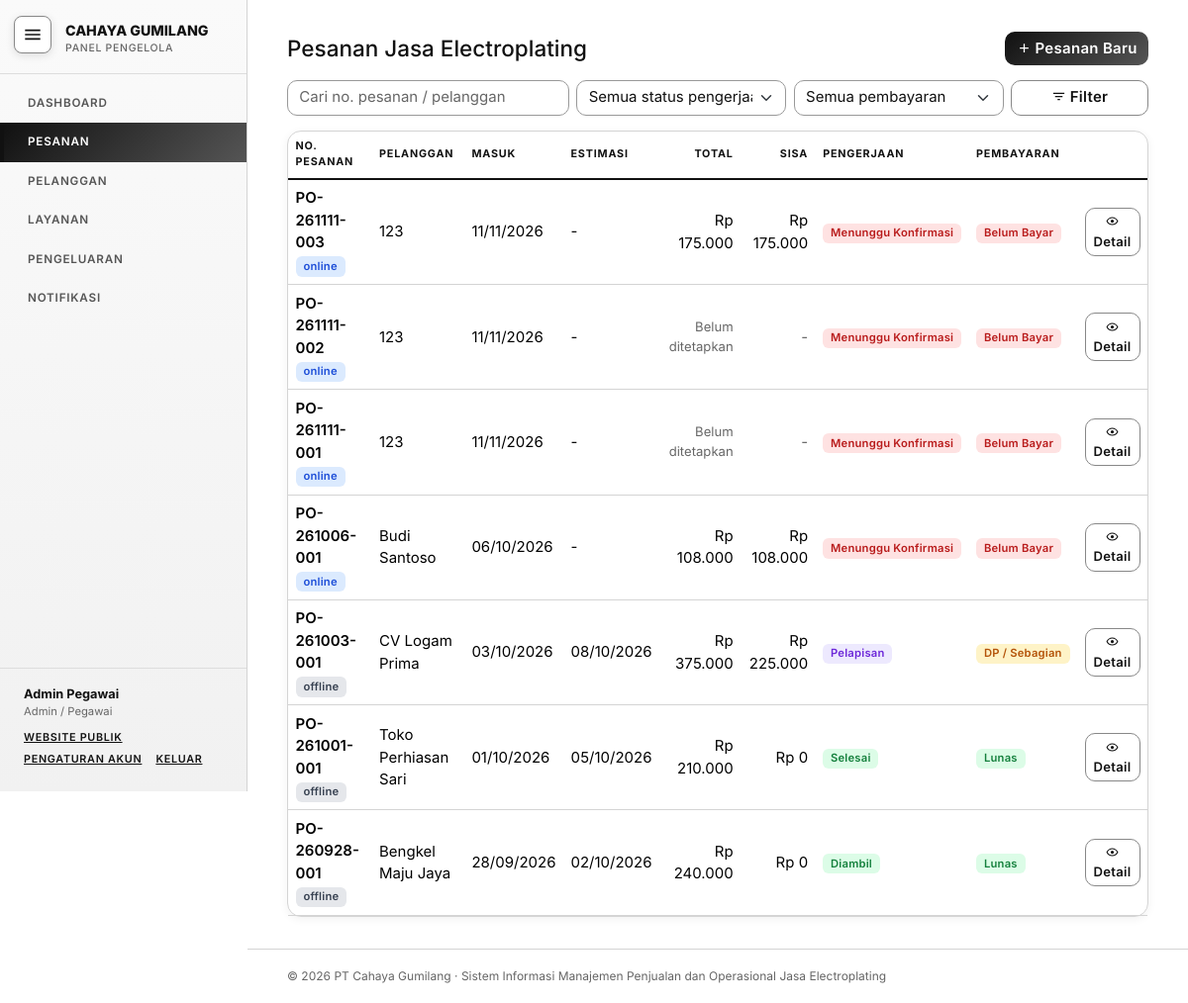
Page /pesanan.php (signed in) on the committed database.
### tables this page shows
CREATE TABLE `pesanan` (
  `id_pesanan` int(11) NOT NULL,
  `no_pesanan` varchar(20) NOT NULL,
  `id_pelanggan` int(11) NOT NULL,
  `id_user` int(11) NOT NULL,
  `sumber` enum('offline','online') NOT NULL DEFAULT 'offline',
  `tgl_masuk` date NOT NULL,
  `tgl_estimasi` date DEFAULT NULL,
  `tgl_selesai` date DEFAULT NULL,
  `tgl_diambil` date DEFAULT NULL,
  `total_biaya` decimal(14,2) NOT NULL DEFAULT 0.00,
  `status` enum('menunggu','diterima','pembersihan','perendaman_hcl','pembilasan','pelapisan','selesai','diambil') NOT NULL DEFAULT 'diterima',
  `status_bayar` enum('belum','dp','lunas') NOT NULL DEFAULT 'belum',
  `metode_bayar` enum('tunai','transfer','qris') DEFAULT NULL,
  `catatan` varchar(255) DEFAULT NULL,
  `created_at` timestamp NOT NULL DEFAULT current_timestamp()
);

CREATE TABLE `pelanggan` (
  `id_pelanggan` int(11) NOT NULL,
  `nama` varchar(100) NOT NULL,
  `no_hp` varchar(20) DEFAULT NULL,
  `alamat` text DEFAULT NULL,
  `id_user` int(11) DEFAULT NULL,
  `created_at` timestamp NOT NULL DEFAULT current_timestamp()
);

### includes/notif.php (called while the page is built, shortened)
<?php
function notif_ambil($uid, $batas = 30) {
    $rows = db_all("
        SELECT * FROM (
          SELECT 'status' AS tipe, s.waktu, s.status, s.catatan, NULL AS jumlah, NULL AS metode,
                 p.id_pesanan, p.no_pesanan, pl.nama AS pelanggan, u.nama AS petugas, u.role, s.id_user
          FROM log_status s
          JOIN pesanan p ON p.id_pesanan = s.id_pesanan
          JOIN pelanggan pl ON pl.id_pelanggan = p.id_pelanggan
          JOIN users u ON u.id_user = s.id_user
          UNION ALL
          SELECT 'bayar', b.waktu, NULL, b.keterangan, b.jumlah, b.metode,
                 p.id_pesanan, p.no_pesanan, pl.nama, u.nama, u.role, b.id_user
          FROM pembayaran b
          JOIN pesanan p ON p.id_pesanan = b.id_pesanan
          JOIN pelanggan pl ON pl.id_pelanggan = p.id_pelanggan
          JOIN users u ON u.id_user = b.id_user
        ) x ORDER BY waktu DESC LIMIT " . (int)$batas);
    $dilihat = db_val('SELECT notif_dilihat FROM users WHERE id_user=?', 'i', [$uid]);
    $out = []; $baru = 0;
    foreach ($rows as $r) {
        if ($r['tipe'] === 'bayar') {
            $ikon = 'cash-coin'; $warna = 'success';
            $teks = $r['petugas'] . ' mencatat pembayaran ' . rupiah($r['jumlah']) . ' (' . strtoupper($r['metode']) . ')';
        } elseif (strpos((string)$r['catatan'], 'Biaya diperbarui') === 0) {
            $ikon = 'pencil-square'; $warna = 'warning';
            $teks = $r['petugas'] . ' memperbarui biaya pesanan';
        } elseif ($r['status'] === 'menunggu') {
            $ikon = 'bell-fill'; $warna = 'danger';
            $teks = 'Pesanan online baru dari ' . $r['pelanggan'];
        } else {
            $ikon = 'arrow-repeat'; $warna = 'primary';
            $teks = $r['petugas'] . ' mengubah status menjadi ' . (STATUS_URUTAN[$r['status']] ?? $r['status']);
        }
        $belumDilihat = $dilihat !== null && strtotime($r['waktu']) > strtotime($dilihat) && (int)$r['id_user'] !== (int)$uid;
        $out[] = ['id' => $r['id_pesanan'], 'no' => $r['no_pesanan'], 'pelanggan' => $r['pelanggan'], 'teks' => $teks,
                  'waktu' => $r['waktu'], 'ikon' => $ikon, 'warna' => $warna, 'baru' => $belumDilihat];
    }
    return [array_slice($out, 0, 15), $baru];
}

### pesanan.php (the view, shortened to what this page needs)
<?php
require_once 'includes/functions.php';
$status = $_GET['status'] ?? ''; $bayar = $_GET['bayar'] ?? ''; $q = trim($_GET['q'] ?? '');
$where = ['1=1']; $types = ''; $params = [];
$rows = db_all("SELECT p.*, pl.nama AS pelanggan,
                  (SELECT COALESCE(SUM(b.jumlah),0) FROM pembayaran b WHERE b.id_pesanan=p.id_pesanan) AS dibayar
                FROM pesanan p JOIN pelanggan pl ON pl.id_pelanggan=p.id_pelanggan
                WHERE " . implode(' AND ', $where) . " ORDER BY p.id_pesanan DESC", $types, $params);
require 'includes/header.php';
?>
<div class="d-flex flex-wrap justify-content-between align-items-center gap-2 mb-3">
  <h4 class="mb-0">Pesanan Jasa Electroplating</h4>
  <?php if (!is_owner()): ?><a href="pesanan_tambah.php" class="btn btn-dark"><i class="bi bi-plus-lg me-1"></i>Pesanan Baru</a><?php endif; ?>
</div>
<form class="row g-2 mb-3">
  <div class="col-md-4"><input name="q" value="<?= e($q) ?>" class="form-control" placeholder="Cari no. pesanan / pelanggan"></div>
  <div class="col-md-3"><select name="status" class="form-select"><option value="">Semua status pengerjaan</option></select></div>
  <div class="col-md-3"><select name="bayar" class="form-select"><option value="">Semua pembayaran</option></select></div>
  <div class="col-md-2"><button class="btn btn-outline-secondary w-100"><i class="bi bi-funnel me-1"></i>Filter</button></div>
</form>
<div class="card"><div class="table-responsive"><table class="table table-hover mb-0">
  <thead><tr><th>No. Pesanan</th><th>Pelanggan</th><th>Masuk</th><th>Estimasi</th><th class="text-end">Total</th><th class="text-end">Sisa</th><th>Pengerjaan</th><th>Pembayaran</th><th></th></tr></thead>
  <tbody>
  <?php foreach ($rows as $r): ?>
    <tr><td class="fw-semibold"><?= e($r['no_pesanan']) ?><?= $r['sumber'] === 'online' ? ' <span class="badge text-bg-info">online</span>' : ' <span class="badge text-bg-secondary">offline</span>' ?></td><td><?= e($r['pelanggan']) ?></td><td><?= tgl($r['tgl_masuk']) ?></td><td><?= tgl($r['tgl_estimasi']) ?></td>
      <?php if ((float)$r['total_biaya'] <= 0): ?><td class="text-end text-muted small">Belum ditetapkan</td><td class="text-end text-muted">-</td><?php else: ?><td class="text-end"><?= rupiah($r['total_biaya']) ?></td><td class="text-end"><?= rupiah(max(0, $r['total_biaya'] - $r['dibayar'])) ?></td><?php endif; ?>
      <td><?= badge_status($r['status']) ?></td><td><?= badge_bayar($r['status_bayar']) ?></td>
      <td class="text-end"><a href="pesanan_detail.php?id=<?= $r['id_pesanan'] ?>" class="btn btn-sm btn-outline-dark"><i class="bi bi-eye"></i> Detail</a></td></tr>
  <?php endforeach; if (!$rows): ?><tr><td colspan="9" class="text-center text-muted py-4">Tidak ada pesanan.</td></tr><?php endif; ?>
  </tbody></table></div></div>
<?php require 'includes/footer.php'; ?>

### includes/functions.php (shortened to what this page needs)
<?php
require_once __DIR__ . '/../config/koneksi.php';
function e($s) { return htmlspecialchars((string)$s, ENT_QUOTES, 'UTF-8'); }
function rupiah($n) { return 'Rp ' . number_format((float)$n, 0, ',', '.'); }
function tgl($d) { return $d ? date('d/m/Y', strtotime($d)) : '-'; }
function badge_status($s) {
    $label = STATUS_URUTAN[$s] ?? $s;
    $warna = STATUS_WARNA[$s] ?? 'secondary';
    return '<span class="badge text-bg-' . $warna . '">' . e($label) . '</span>';
}
function badge_bayar($s) {
    $map = ['belum' => ['danger', 'Belum Bayar'], 'dp' => ['warning', 'DP / Sebagian'], 'lunas' => ['success', 'Lunas']];
    [$w, $l] = $map[$s] ?? ['secondary', $s];
    return '<span class="badge text-bg-' . $w . '">' . $l . '</span>';
}
function db_stmt($sql, $types = '', $params = []) {
    global $db;
    $st = $db->prepare($sql);
    if ($types !== '') { $st->bind_param($types, ...$params); }
    $st->execute();
    return $st;
}
function db_all($sql, $types = '', $params = []) {
    $st = db_stmt($sql, $types, $params);
    $rows = $st->get_result()->fetch_all(MYSQLI_ASSOC);
    return $rows;
}
function db_one($sql, $types = '', $params = []) {
    $rows = db_all($sql, $types, $params);
    return $rows[0] ?? null;
}
function db_val($sql, $types = '', $params = []) {
    $r = db_one($sql, $types, $params);
    return $r ? reset($r) : null;
}
function is_owner() { return ($_SESSION['user']['role'] ?? '') === 'pemilik'; }

### rows in the picture
pesanan: no_pesanan "PO-261111-003", sumber "online", id_pelanggan.nama "123", tgl_masuk "11/11/2026", tgl_estimasi "-", total_biaya "Rp 175.000", dibayar "Rp 175.000", status "Menunggu Konfirmasi", l "Belum Bayar"
pesanan: no_pesanan "PO-261111-002", sumber "online", id_pelanggan.nama "123", tgl_masuk "11/11/2026", tgl_estimasi "-", total_biaya "Belum ditetapkan", status "Menunggu Konfirmasi", l "Belum Bayar"
pesanan: no_pesanan "PO-261111-001", sumber "online", id_pelanggan.nama "123", tgl_masuk "11/11/2026", tgl_estimasi "-", total_biaya "Belum ditetapkan", status "Menunggu Konfirmasi", l "Belum Bayar"
pesanan: no_pesanan "PO-261006-001", sumber "online", id_pelanggan.nama "Budi Santoso", tgl_masuk "06/10/2026", tgl_estimasi "-", total_biaya "Rp 108.000", dibayar "Rp 108.000", status "Menunggu Konfirmasi", l "Belum Bayar"
pesanan: no_pesanan "PO-261003-001", sumber "offline", id_pelanggan.nama "CV Logam Prima", tgl_masuk "03/10/2026", tgl_estimasi "08/10/2026", total_biaya "Rp 375.000", dibayar "Rp 225.000", status "Pelapisan", l "DP / Sebagian"
pesanan: no_pesanan "PO-261001-001", sumber "offline", id_pelanggan.nama "Toko Perhiasan Sari", tgl_masuk "01/10/2026", tgl_estimasi "05/10/2026", total_biaya "Rp 210.000", dibayar "Rp 0", status "Selesai", l "Lunas"
pesanan: no_pesanan "PO-260928-001", sumber "offline", id_pelanggan.nama "Bengkel Maju Jaya", tgl_masuk "28/09/2026", tgl_estimasi "02/10/2026", total_biaya "Rp 240.000", dibayar "Rp 0", status "Diambil", l "Lunas"

### other values in the picture
$label "DASHBOARD PESANAN PELANGGAN LAYANAN PENGELUARAN"
$u['nama'] "Admin Pegawai"
NAMA_USAHA "PT Cahaya Gumilang"
